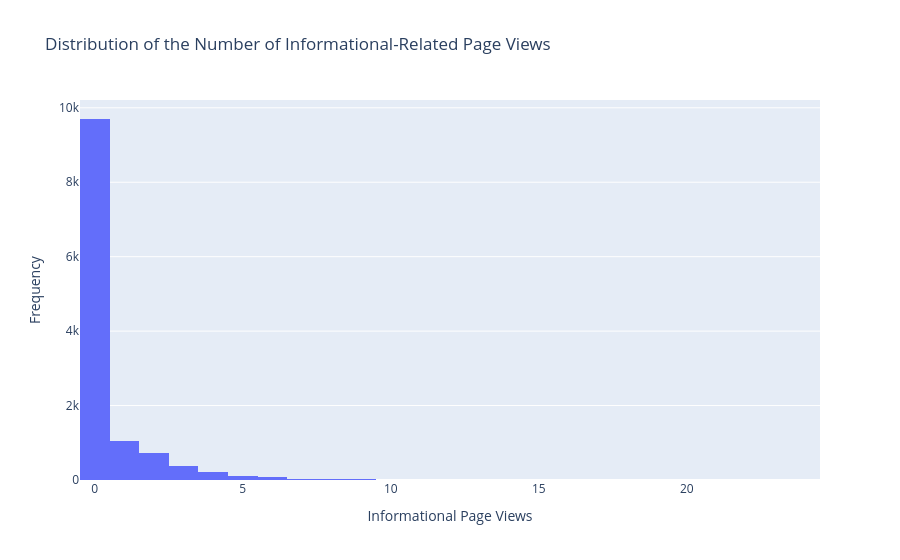

Notebook source saved alongside this figure:
### Markdown cell above
### Informational

### Code cell
fig = px.histogram(online_shoppers, x="Informational", title="Distribution of the Number of Informational-Related Page Views")

fig.update_layout(
    legend_title_text = "Informational",
    yaxis_title = "Frequency",
    xaxis_title = "Informational Page Views"
)

fig.show()

### Figure 1 — Plotly figure (JSON) as saved in the notebook; plotly's stock layout.template omitted (floating-point values rounded to 4 significant figures; data arrays with more than 128 entries replaced by an {"elided": "..."} marker saying what was removed)
{"data": [{"bingroup": "x", "hovertemplate": "Informational=%{x}<br>count=%{y}<extra></extra>", "legendgroup": "", "marker": {"color": "#636efa", "pattern": {"shape": ""}}, "name": "", "orientation": "v", "showlegend": false, "type": "histogram", "x": {"elided": "12330 int values"}, "xaxis": "x", "yaxis": "y"}], "layout": {"barmode": "relative", "legend": {"title": {"text": "Informational"}, "tracegroupgap": 0}, "title": {"text": "Distribution of the Number of Informational-Related Page Views"}, "xaxis": {"anchor": "y", "domain": [0, 1], "title": {"text": "Informational Page Views"}}, "yaxis": {"anchor": "x", "domain": [0, 1], "title": {"text": "Frequency"}}}}
